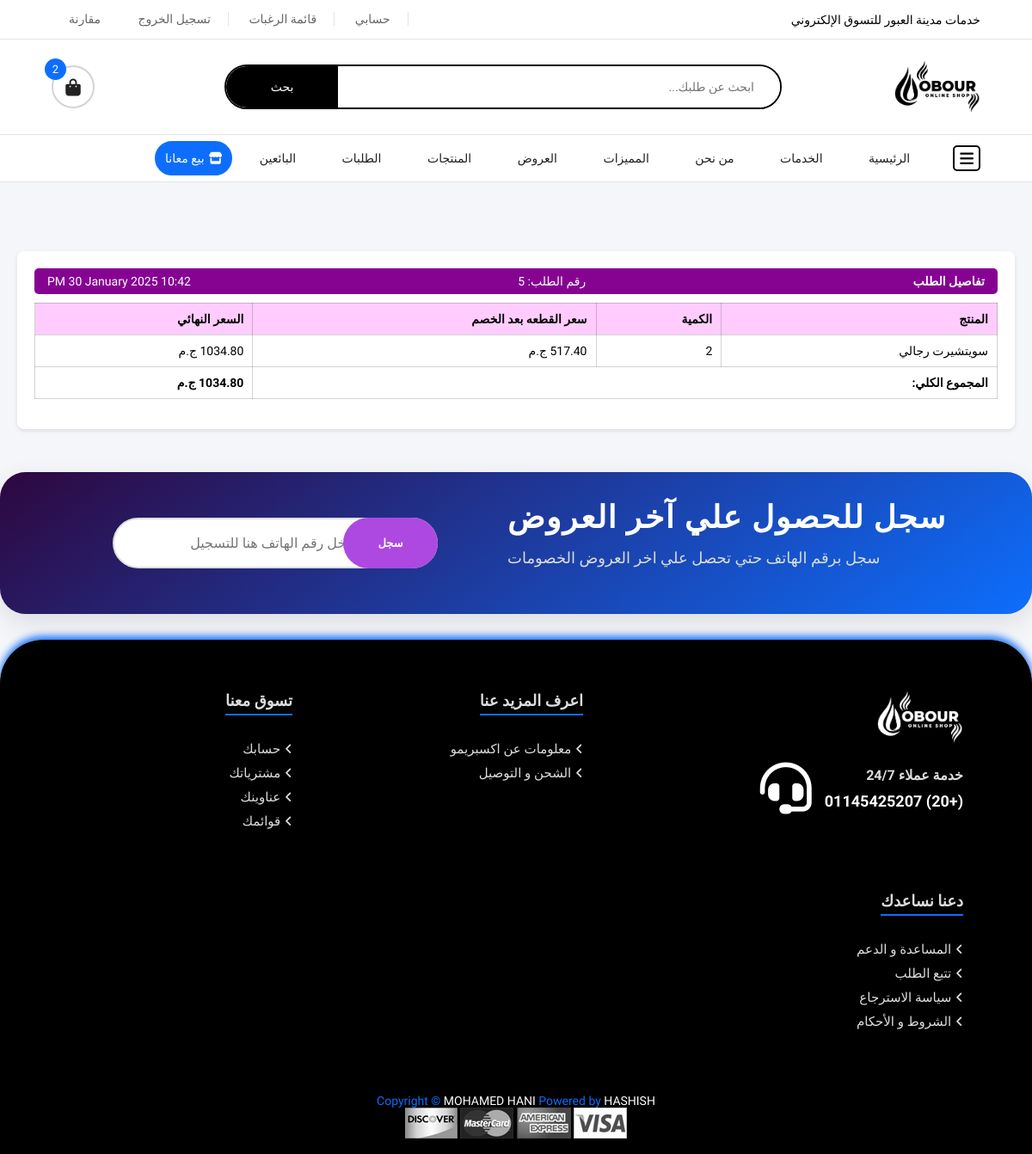
Page /order_details/5 (signed in) on the committed database.
### appobourcity/models.py (models this page shows, shortened)
class Order(db.Model):
    __tablename__ = 'orders'
    order_id = db.Column(db.Integer, primary_key=True)
    customer_name = db.Column(db.String(255), nullable=False)
    phone = db.Column(db.String(50), nullable=False)
    order_date = db.Column(db.DateTime, default=datetime.now)
    order_status = db.Column(db.String(50), default='pending')  # حالة الطلب
    total_amount = db.Column(db.Float, nullable=False)
    payment_method = db.Column(db.String(50), nullable=False)
    payment_status = db.Column(db.Boolean, default=False)  # حالة الدفع
    latitude = db.Column(db.Float, nullable=True)
    longitude = db.Column(db.Float, nullable=True)
    payment_price = db.Column(db.Float, nullable=False)
    payment_phone = db.Column(db.String(50), nullable=False)
    details = db.relationship('OrderDetail', backref='order', cascade='all, delete-orphan')

class OrderDetail(db.Model):
    __tablename__ = 'order_details'
    detail_id = db.Column(db.Integer, primary_key=True)
    order_id = db.Column(db.Integer, db.ForeignKey('orders.order_id', ondelete='CASCADE'), nullable=False)
    product_id = db.Column(db.Integer, nullable=False)  # معرف المنتج
    quantity = db.Column(db.Integer, nullable=False)  # الكمية
    price = db.Column(db.Numeric(10, 2), nullable=True)         # السعر
    product_name = db.Column(db.String(255), nullable=True)  # اسم المنتج
    seller_name = db.Column(db.String(255), nullable=True)   # اسم البائع
    store_name = db.Column(db.String(255), nullable=True)    # اسم المتجر
    customer_name = db.Column(db.String(255), nullable=True) # اسم العميل
    customer_address = db.Column(db.String(255), nullable=True) # عنوان العميل
    customer_phone = db.Column(db.String(20), nullable=True)    # رقم هاتف العميل
    price_comition = db.Column(db.Numeric(10, 2), nullable=True) # السعر بعد العمولة

### appobourcity/routes.py (the view)
@app.route('/order_details/<int:order_id>')
@login_required
def order_details(order_id):
    order = Order.query.filter_by(order_id=order_id, customer_name=current_user.seller_name).first()
    if not order:
        return redirect(url_for('home')), 403  # إعادة التوجيه إلى الصفحة الرئيسية مع كود خطأ 403
    result = db.session.query(Order, OrderDetail).join(OrderDetail, Order.order_id == OrderDetail.order_id)\
        .filter(Order.order_id == order_id).all()
    order_details = []
    total_price = 0  # المتغير لحساب المجموع الكلي
    for order_data, detail in result:
        final_price = detail.price_comition * detail.quantity
        total_price += final_price  # إضافة السعر النهائي إلى المجموع الكلي
        detail.final_price = final_price
        order_details.append(detail)
    return render_template('site/order_details.html', order=order, order_details=order_details, total_price=total_price )

### appobourcity/__init__.py (called while the page is built)
@app.before_request
def enable_foreign_keys():
    db.session.execute(text('PRAGMA foreign_keys = ON;'))

### appobourcity/routes.py (called while the page is built)
@login_manager.user_loader
def load_seller(user_id):
    return Seller.query.get(int(user_id))

### appobourcity/templates/site/order_details.html (shortened to what this page needs)
<!DOCTYPE html>
<html lang="ar">
<head>
    <link rel="stylesheet" href="../../static/swiperJs/swiper-bundle.min.css" />
    <link rel="stylesheet" href="https://cdnjs.cloudflare.com/ajax/libs/font-awesome/6.4.0/css/all.min.css">
    <link rel="stylesheet" href="../../static/css/site/offer_details.css">
    <link rel="stylesheet" href="../../static/css/site/order_details.css">
</head>
<body class="menu-side-in-bag">
    <header>
        <div class="header-top">
            <div class="contanier">
             <p>خدمات مدينة العبور للتسوق الإلكتروني</p>
             <div class="link-top-heder">
                 {% if current_user.is_authenticated %}
                 <a href="{{ url_for('seller_profile') }}">حسابي</a>
                 <a href="/favorites">قائمة الرغبات</a>
                 {% endif %}
                 {% if  current_user.is_authenticated%}
                 <a href="/logout">تسجيل الخروج</a>
                 {% endif %}
                 <a href="#">مقارنة</a>
             </div>
         </div>
           </div>
           <div class="header-info">
            <div class="contanier">
                <img src="../../static/img/site/alpha.png" alt="Logo" class="small-logo black-image">
            <div class="search-bar">
                <form action="">
                    <input type="search" placeholder="ابحث عن طلبك...">
                    <button class="btn-srch">بحث</button>
                </form>
            </div>
            <div class="card">
                <a href="/cart"><i class="fa-solid fa-bag-shopping"></i> <span class="count-in-card">2</span></a>
            </div>
            </div>
        </div>
        <div class="header-bottom">
           <div class="contanier">
            <i id="open-side" class="fa-solid fa-bars"></i>
            <ul class="nav-links">
                <li><a href="/"> الرئيسية</a>
                </li>
                <li>
                    <a href="Services">الخدمات </a>
                </li>
                <li>
                    <a href="about.html">من نحن</a>
                </li>
                <li>
                    <a href="contact.html">المميزات</a>
                </li>
                <li><a href="/offer_details">العروض</a></li>
                <li><a href="/allproduct">المنتجات</a></li>
                <li><a href="/my-orders">الطلبات</a></li>
                <li><a href="/alltrader">البائعين</a></li>
            </ul>
            {% if current_user.is_authenticated and not is_seller%}
            <a href="is_seller" class="merchant-btn"><i class="fa-solid fa-store"></i>بيع معانا</a>
            {% endif %}
           </div>
        </div>
    </header>
<section class="slide-sec contanier">
</section>
<div class="order-details-container">
    <div class="order-box">
        <div style="height:30px; padding:15px;" class="header">
            <h2> تفاصيل الطلب</h2>
            <span>رقم الطلب: {{ order.order_id }}</span>
            <span>{{ order.order_date.strftime('%I:%M %p %d %B %Y') }}</span>
        </div>
        <table class="order-details-table">
            <thead style=" background-color: rgba(255, 0, 242, 0.2);">
                <tr>
                    <th> المنتج</th>
                    <th> الكمية</th>
                    <th> سعر القطعه بعد الخصم</th>
                    <th> السعر النهائي</th>
                </tr>
            </thead>
            <tbody>
                {% for order_details in order_details %}
                <tr>
                     <td>
                        {% if order_details.product_name|length > 30 %}
                            {{ order_details.product_name[:70] }}...
                            <a href="" title="{{ order_details.product_name }}"></a>
                        {% else %}
                            {{ order_details.product_name }}
                        {% endif %}
                    </td>
                    <td>{{ order_details.quantity }}</td>
                    <td>{{ order_details.price_comition }} ج.م</td>
                    <td>{{ order_details.price_comition * order_details.quantity }} ج.م</td>
                </tr>
                {% endfor %}
                <tr>
                    <td colspan="3" style="text-align:right;"><strong>المجموع الكلي:</strong></td>
                    <td><strong>{{ total_price }} ج.م</strong></td>
                </tr>
            </tbody>
        </table>
    </div>
    </div>
    <div class="newsletter">
        <div class="container">
            <div class="subscribe-content">
                <div class="text">
                    <h4>سجل للحصول علي آخر العروض</h4>
                    <p>سجل برقم الهاتف حتي تحصل علي اخر العروض الخصومات</p>
                </div>
            </div>
            <div class="subscribe-form">
                <form action="">
                    <input type="phone" placeholder="أدخل رقم الهاتف هنا للتسجيل" required>
                    <button class="btn-srch" type="submit">سجل</button>
                </form>
            </div>
        </div>
    </div>
    <footer>
        <div class="contanier">
            <div class="top-footer">
                <div class="row">
                    <img src="../../static/img/site/alpha.png" alt="" class="small-logo">
                    <div class="hotline">
                        <div class="hotline-text">
                            <h6>خدمة عملاء 24/7</h6>
                            <a href="https://wa.me/+201145425207?text=مرحبًا، أريد الاستفسار عن الخدمة"target="_blank"><span>(+20) 01145425207</span></a>
                        </div>
                        <i class="fa-solid fa-headset"></i>
                    </div>
                </div>
                <div class="small-row">
                    <h6> اعرف المزيد عنا</h6>
                    <div class="links-row">
                        <a href="#"> <i class="fa-solid fa-angle-left"></i>معلومات عن اكسبريمو </a>
                        <a href="#"><i class="fa-solid fa-angle-left"></i>الشحن و التوصيل </a>
                    </div>
                </div>
                <div class="small-row">
                    <h6> تسوق معنا</h6>
                    <div class="links-row">
                        <a href="/profile"><i class="fa-solid fa-angle-left"></i>حسابك</a>
                        <a href="#"> <i class="fa-solid fa-angle-left"></i>مشترياتك</a>
                        <a href="#"> <i class="fa-solid fa-angle-left"></i>عناوينك</a>
                        <a href="#"> <i class="fa-solid fa-angle-left"></i>قوائمك</a>
                    </div>
                </div>
                <div class="small-row">
                    <h6> دعنا نساعدك</h6>
                    <div class="links-row">
                        <a href="#"><i class="fa-solid fa-angle-left"></i>المساعدة و الدعم</a>
                        <a href="#"><i class="fa-solid fa-angle-left"></i>تتبع الطلب</a>
                        <a href="#"><i class="fa-solid fa-angle-left"></i>سياسة الاسترجاع</a>
                        <a href="#"><i class="fa-solid fa-angle-left"></i>الشروط و الأحكام </a>
                    </div>
                </div>
            </div>
        </div>
        <div class="bottom-footer">
            <div class="contanier">
                <p>Copyright &copy; <span>MOHAMED HANI</span> Powered by <span>HASHISH</span></p>
                <div class="payment">
                <img src="../../static/img/site/payment-1.png" alt="">
                <img src="../../static/img/site/payment-2.png" alt="">
                <img src="../../static/img/site/payment-3.png" alt="">
                <img src="../../static/img/site/payment-4.png" alt="">
            </div>
            </div>
        </div>
    </footer>
</body>
</html>

### appobourcity/static/css/site/order_details.css (style rules this page uses)
:root { --background-color: #f4f4f4; --text-color: #000; --card-background: white; --button-background: #860392; --button-hover: #860392; --border-color: #ddd; }
* { padding: 0; margin: 0; box-sizing: border-box; font-family: 'Tajawal', serif; text-decoration: none; transition: 0.3s; font-size: 14px; list-style: none; }
body { background: #f5f6f9; direction: rtl; }
:root { --main-color:#000; --dark-color: #222222; --parg-color: #666666; --name-item: #0066c0; --drak-red : #0d6efd; --border-color: #0000002c; --border : 1px solid #6666662c; }
html { scroll-behavior: smooth; }
.header { background-color: #860392; color: white; padding: 2px; border-radius: 5px; margin-bottom: 10px; }
.order-details-container { display: flex; flex-direction: column; gap: 20px; padding: 20px; }
.order-box { background-color: var(--card-background); border-radius: 8px; box-shadow: 0 2px 5px rgba(0, 0, 0, 0.1); padding: 20px; }
.header { display: flex; justify-content: space-between; align-items: center; font-size: 1.1em; }
.header h2 { margin: 0; }
.order-details-table { width: 100%; border-collapse: collapse; margin-bottom: 15px; }
.order-details-table th, .order-details-table td { padding: 10px; text-align: right; border: 1px solid var(--border-color); color: var(--text-color); }
.small-logo { width: 100px; height: auto; }
.black-image { filter: brightness(0) invert(0); }

### rows in the picture
Order: order_id "5", order_date "10:42 PM 30 January 2025"
OrderDetail: product_name "سويتشيرت رجالي", quantity "2", price_comition "517.40", order_details.price_comition*order_details.quantity "1034.80"

### other values in the picture
{{ total_price }} "1034.80"
